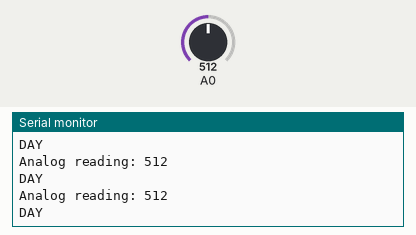
Recording of a sketch running on a simulated Arduino Uno, built with avr-gcc and run on an emulated ATmega328P. On the bench: the last lines printed to the serial monitor. The inputs (shaded band) are chosen by the test bench; at power-on: A0 = 512.

Above: at 1.3 s.
1.4 s: A0 set to 490
At 1.82 s:
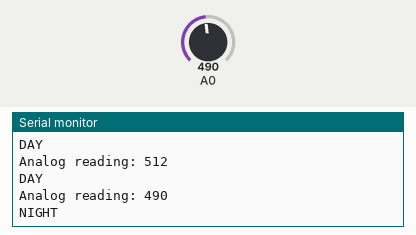
3.5 s: A0 set to 510
At 3.82 s:
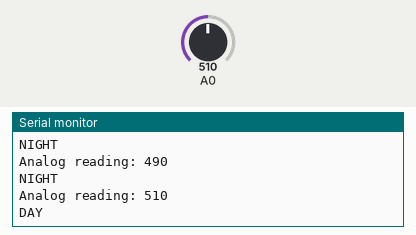
Timing chart, 0 to 6.5 s (numbered marks = the images above; inputs shaded):
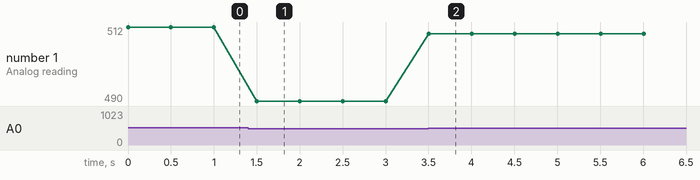

The sketch:

ambientLightSensor.ino
```cpp
void setup() {
  // initialize serial communication at 9600 bits per second:
  Serial.begin(9600);
}

void loop() {
  // reads the input on analog pin A0 (value between 0 and 1023)
  int analogValue = analogRead(A0);

  Serial.print("Analog reading: ");
  Serial.println(analogValue);   // the raw analog reading

  // We'll have a few threshholds, qualitatively determined
  if (analogValue > 500) {
    Serial.println("DAY");
    digitalWrite(8, LOW);
  } else if (analogValue < 500) {
    Serial.println("NIGHT");
    digitalWrite(8, HIGH);
  }

  delay(500);
}
```

Measured:
- after the input at 1.4 s, the serial monitor: prints a new line after 0.10 s (image 1)
- after the input at 3.5 s, the serial monitor: prints a new line at once (image 2)
- plotted number 1: 512 → 490 after the input at 1.4 s, 490 → 510 after the input at 3.5 s
